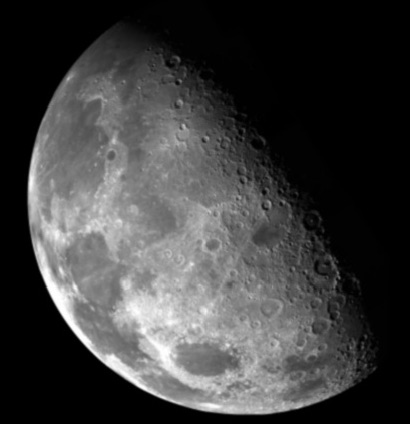
#> input picture AI/04.DeepLearning/OpenCV/images/moon_gray.jpg, 410 x 424 px
$ python 15_tophat_blackhat.py
#> lines starting #> are read from the running program, lines starting #| are printed output that depends on the picture
import cv2
import numpy as np

img = cv2.imread("../images/moon_gray.jpg")
#> img is the input picture: shape (424, 410, 3); min 0, max 255, mean 61.8

k = cv2. getStructuringElement(cv2.MORPH_RECT, (9, 9))
tophat = cv2.morphologyEx(img, cv2.MORPH_TOPHAT, k)
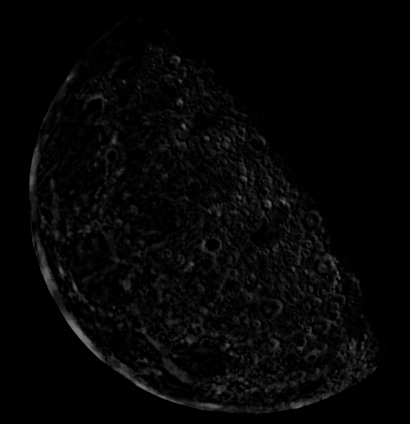
#> tophat: shape (424, 410, 3); min 0, max 122, mean 5.6
blackhat = cv2.morphologyEx(img, cv2.MORPH_BLACKHAT, k)
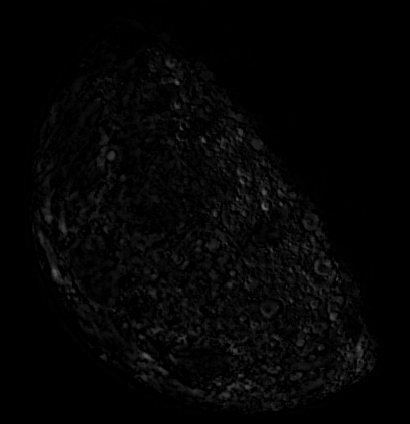
#> blackhat: shape (424, 410, 3); min 0, max 103, mean 4.7

# k2 = cv2.getStructuringElement(cv2.MORPH_RECT, (5, 5))
# opening = cv2.morphologyEx(img, cv2.MORPH_OPEN, k2)
# closing = cv2.morphologyEx(img, cv2.MORPH_CLOSE, k2)

merged = np.hstack((img, tophat, blackhat))
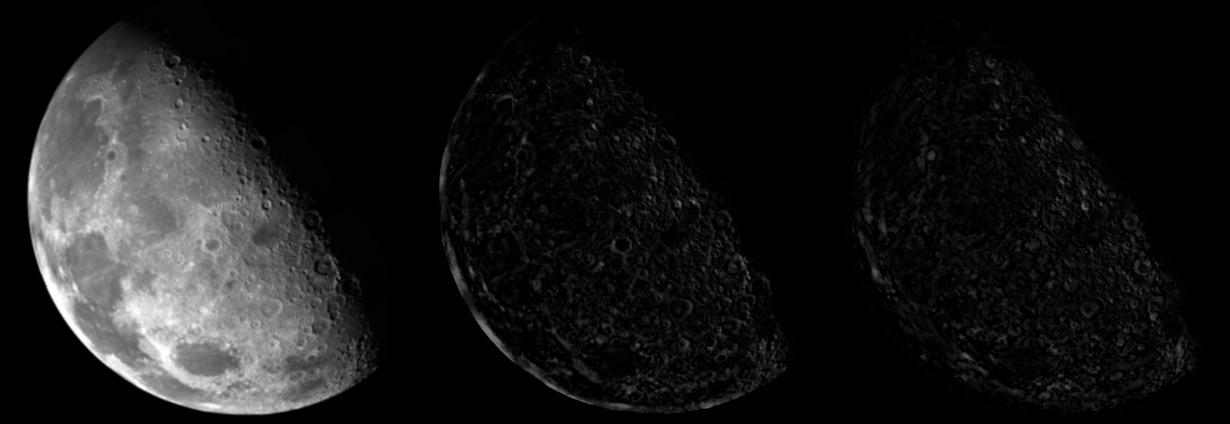
#> merged: shape (424, 1230, 3); min 0, max 255, mean 24
# merged = np.hstack((img, tophat, opening, blackhat, closing))
cv2.imshow('tophat blackhat', merged)

cv2.waitKey(0)
cv2.destroyAllWindows()
